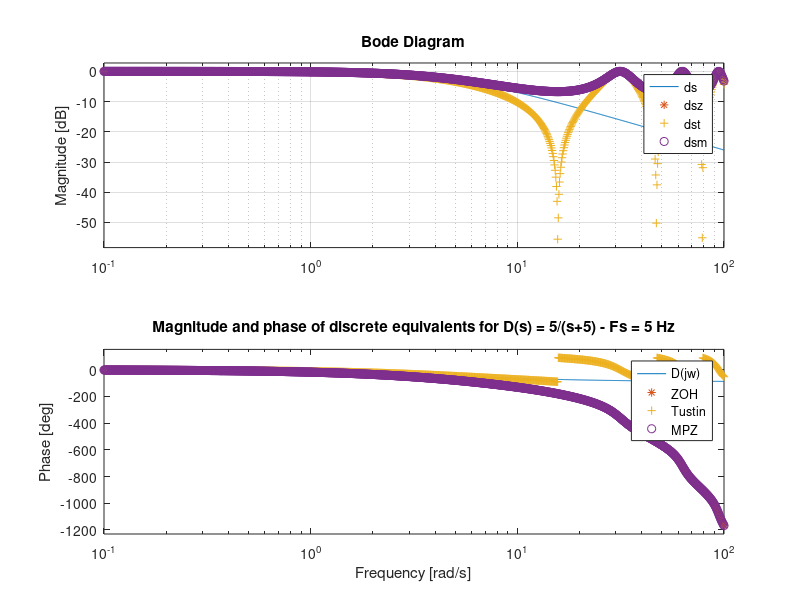

MATLAB code to generate this figure:
%% Digital compensator
p = 5; % rad/s
ds = tf([p], [1 p])
Fs = (20*p)/(2*pi); % Hz
Ts = 1/Fs;
dz = c2d(ds, Ts, 'zoh')
step(ds,'-',dz,'--')


%% Compare digital equivalents
ds = tf(5, [1 5])
bode(ds)
grid

%% fs = 15 Hz
Fs = 15;
Ts = 1/Fs;
% Hold equivalent
dsz=c2d(ds, Ts, 'zoh')
% Tustin equivalent
dst = c2d(ds, Ts, 'tustin')
% Matched pole-zero
dsm = c2d(ds, Ts, 'mpz')
% Make Bode plot
bode(ds,dsz,'*',dst,'+',dsm,'o')
grid
legend('D(jw)','ZOH','Tustin','MPZ')
title('Magnitude and phase of discrete equivalents for D(s) = 5/(s+5) - Fs = 15 Hz')


%% fs = 5 Hz
Fs = 5;
Ts = 1/Fs;
% Hold equivalent
dsz=c2d(ds, Ts, 'zoh')
% Tustin equivalent
dst = c2d(ds, Ts, 'tustin')
% Matched pole-zero
dsm = c2d(ds, Ts, 'mpz')
% Make Bode plot
bode(ds,dsz,'*',dst,'+',dsm,'o')
grid
legend('D(jw)','ZOH','Tustin','MPZ')
title('Magnitude and phase of discrete equivalents for D(s) = 5/(s+5) - Fs = 5 Hz')
